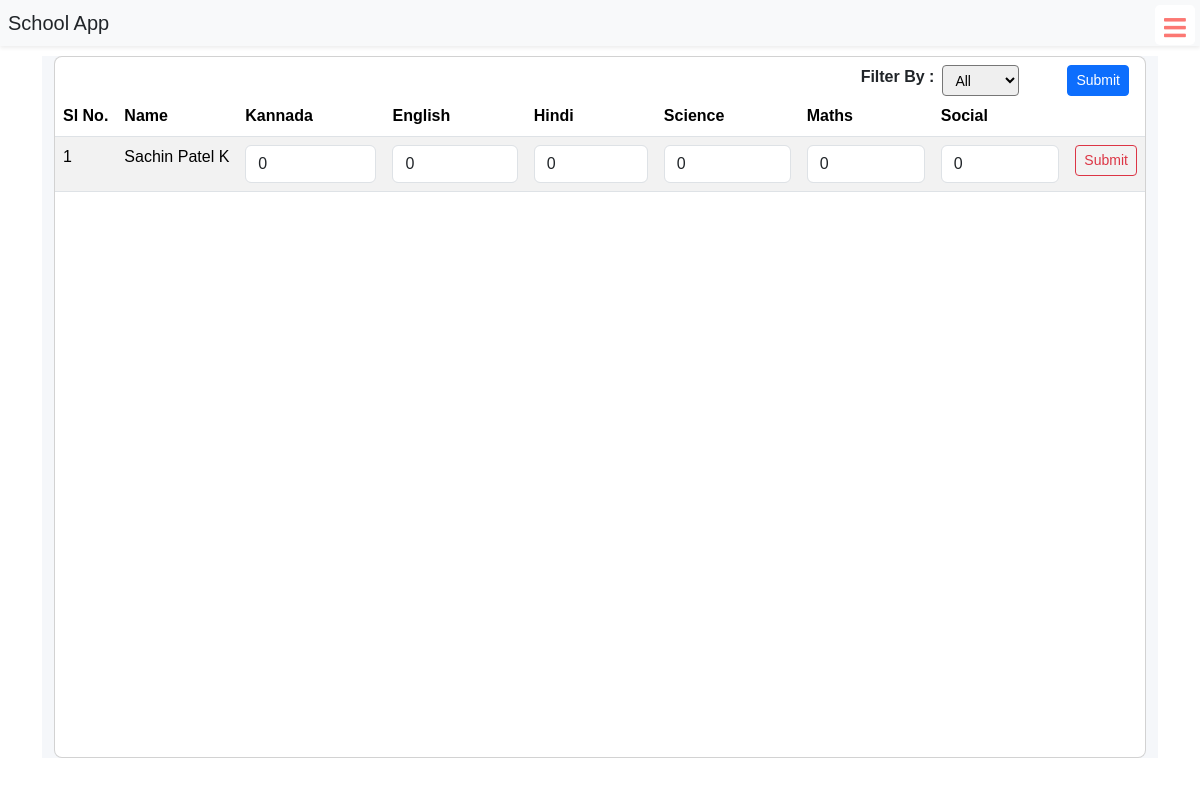
Page /upload-marks/130 (signed in) on the earlier database version.
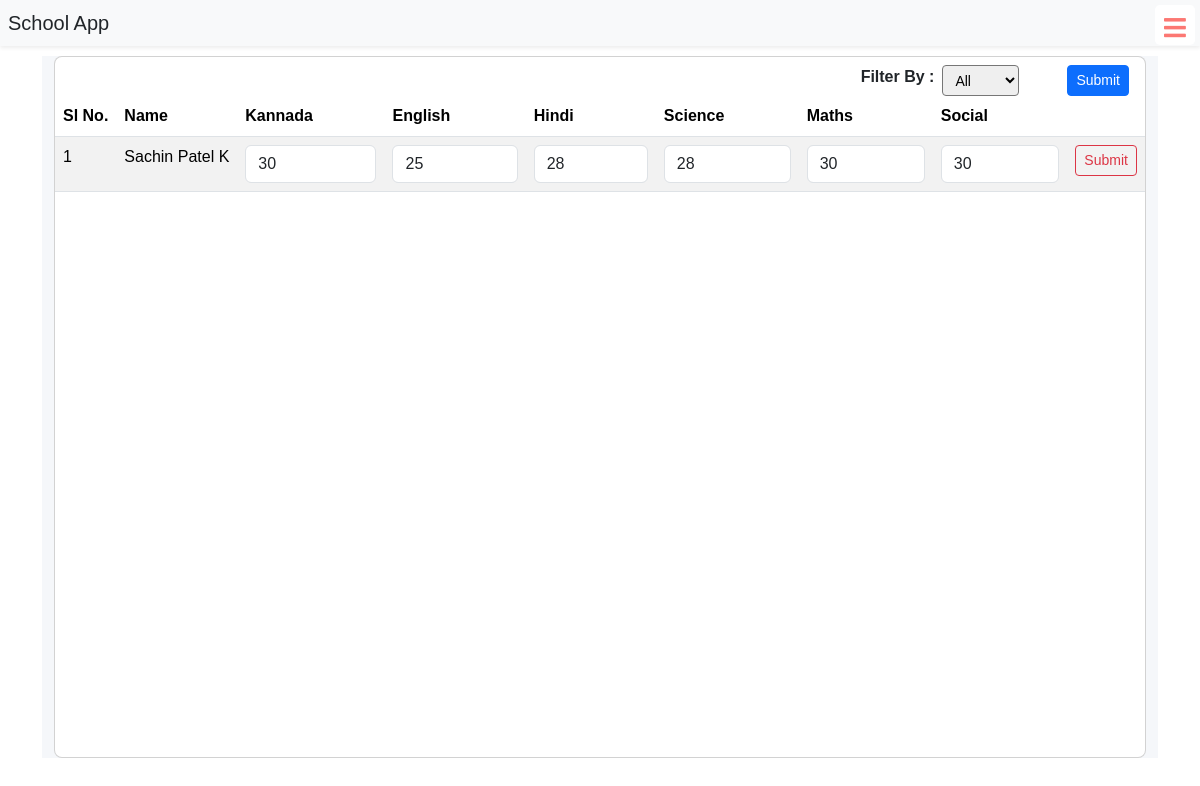
Same page on the later database version.
### schoolapp/models.py (models this page shows, shortened)
class BasicInfo(models.Model):
    created_at = models.DateTimeField(auto_now_add=True)
    updated_at = models.DateTimeField(auto_now=True)

class TestMarks(BasicInfo):
    test_obj = models.ForeignKey(Test,on_delete=models.CASCADE)
    test_id = models.IntegerField()
    student = models.ForeignKey(StudentDetails,on_delete=models.CASCADE )
    kannada = models.IntegerField(default=0)
    english = models.IntegerField(default=0)
    hindi = models.IntegerField(default=0)
    science = models.IntegerField(default=0)
    maths = models.IntegerField(default=0)
    social = models.IntegerField(default=0)
    total_scored_marks = models.IntegerField(default=0)
    total_marks = models.IntegerField(default=0)
    is_pass = models.BooleanField(default=False)
    grade = models.CharField(max_length=50,default="F")

class StudentDetails(models.Model):
    user_id = models.IntegerField(blank = True, null=True)
    profile_image = models.ImageField(upload_to='media/profile',blank=True,null=True)
    student = models.OneToOneField(User, on_delete=models.CASCADE)
    full_name = models.CharField(max_length=100)
    roll_no = models.CharField(max_length=100)
    stu_class = models.IntegerField()
    date_of_birth = models.DateField( blank=True, null=True)
    gender = models.CharField(max_length=10,blank=True, null=True)
    street = models.CharField(max_length=100, blank=True, null=True )
    city = models.CharField(max_length=50, blank=True, null=True )
    state = models.CharField(max_length=50, blank=True, null=True )
    zip_code = models.CharField(max_length=10, blank=True, null=True )
    phone_number = models.CharField(max_length=15, blank=True, null=True )
    email = models.EmailField(blank=True, null=True )
    father_name = models.CharField(max_length=50, blank=True, null=True )
    father_contact = models.CharField(max_length=15, blank=True, null=True )
    mother_name = models.CharField(max_length=50, blank=True, null=True )
    mother_contact = models.CharField(max_length=15, blank=True, null=True )# Contact Information
    phone_number = models.CharField(max_length=15, blank=True, null=True)
    email = models.EmailField(blank=True, null=True)
    father_name = models.CharField(max_length=50, blank=True, null=True)
    father_contact = models.CharField(max_length=15, blank=True, null=True)
    mother_name = models.CharField(max_length=50, blank=True, null=True)
    mother_contact = models.CharField(max_length=15, blank=True, null=True)
    def __str__(self):
        return str(self.full_name)

class Test(BasicInfo):
    title = models.CharField(max_length=255)
    test_for = models.IntegerField()
    total_marks = models.IntegerField(default=0)
    description = models.TextField()
    start_at = models.DateTimeField(default = datetime.now())
    is_ready = models.BooleanField(default = False)

### schoolapp/views.py (the view)
# urls.py: path("upload-marks/<int:id>",views.upload_marks,name="upload_marks"),
@login_required(login_url="signin")
def upload_marks(request,id):
    test_marks_list = TestMarks.objects.filter(test_id=id)
    context = {
        'test_marks_list' : test_marks_list
    }
    return render(request,"upload-marks.html",context=context)

### templates/upload-marks.html (shortened to what the changed rows need)
{% extends "base.html" %}
{% load static %}
{% block body %}
<div class="container-fluid container-md" style="margin-top: 2rem;">
    <section class="intro">
        <div class="bg-image h-100" style="background-color: #f5f7fa;">
            <div class="mask d-flex align-items-center h-100">
                <div class="container">
                    <div class="row justify-content-center">
                        <div class="col-12">
                            <div class="card">
                                <div class="card-body p-0">
                                    <div class="table-responsive table-scroll" data-mdb-perfect-scrollbar="true"
                                        style="position: relative; height: 700px">
                                        <table class="table table-striped table-hover mb-0">
                                            <thead>
                                                <tr>
                                                    <th>Sl No.</th>
                                                    <th scope="col">Name</th>
                                                    <th scope="col">Kannada</th>
                                                    <th scope="col">English</th>
                                                    <th scope="col">Hindi</th>
                                                    <th scope="col">Science</th>
                                                    <th scope="col">Maths</th>
                                                    <th scope="col">Social</th>
                                                    <th scope="col"></th>
                                                </tr>
                                            </thead>
                                            <tbody>
                                                {% for test_marks in test_marks_list %}
                                                <tr>
                                                    <td scope="col">{{forloop.counter}}</td>
                                                    <td scope="col">{{test_marks.student}}</td>
                                                    <form action="{% url 'update_marks' test_marks.id  %}" method="post">
                                                        <td><input type="number" max="{{test_marks.test_obj.total_marks}}" class="form-control" scope="col" name="kannada_marks" value="{{test_marks.kannada}}"></td>
                                                        <td><input type="number" max="{{test_marks.test_obj.total_marks}}" class="form-control" scope="col" name="english_marks" value="{{test_marks.english}}"></td>
                                                        <td><input type="number" max="{{test_marks.test_obj.total_marks}}" class="form-control" scope="col" name="hindi_marks" value="{{test_marks.hindi}}"></td>
                                                        <td><input type="number" max="{{test_marks.test_obj.total_marks}}" class="form-control" scope="col" name="science_marks" value="{{test_marks.science}}"></td>
                                                        <td><input type="number" max="{{test_marks.test_obj.total_marks}}" class="form-control" scope="col" name="maths_marks" value="{{test_marks.maths}}"></td>
                                                        <td><input type="number" max="{{test_marks.test_obj.total_marks}}" class="form-control" scope="col" name="social_marks" value="{{test_marks.social}}"></td>
                                                    <td>
                                                        <button type="submit" class="btn btn-outline-danger btn-sm">Submit</button>
                                                    </td>
                                                </form>
                                                </tr>
                                                {% endfor %}
                                            </tbody>
                                        </table>
                                    </div>
                                </div>
                            </div>
                        </div>
                    </div>
                </div>
            </div>
        </div>
    </section>
</div>
{% endblock %}

Differences in the rows shown:
changed TestMarks "Sachin Patel K": kannada_marks "0" → "30"; english_marks "0" → "25"; hindi_marks "0" → "28"; science_marks "0" → "28"; maths_marks "0" → "30"; social_marks "0" → "30"
